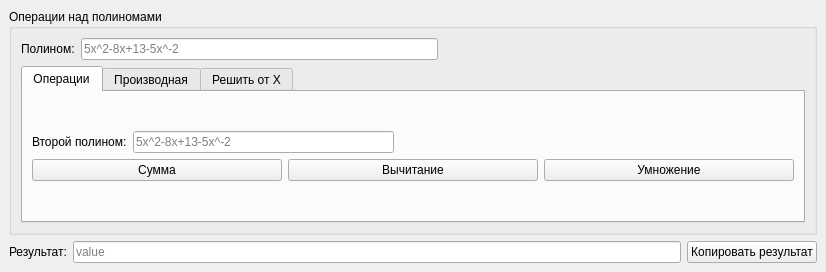
<?xml version="1.0" encoding="UTF-8"?>
<ui version="4.0">
 <class>MainWindow</class>
 <widget class="QMainWindow" name="MainWindow">
  <property name="geometry">
   <rect>
    <x>0</x>
    <y>0</y>
    <width>826</width>
    <height>272</height>
   </rect>
  </property>
  <property name="windowTitle">
   <string>MainWindow</string>
  </property>
  <widget class="QWidget" name="centralwidget">
   <layout class="QVBoxLayout" name="verticalLayout">
    <item>
     <widget class="QGroupBox" name="groupBox_2">
      <property name="title">
       <string>Операции над полиномами</string>
      </property>
      <layout class="QGridLayout" name="gridLayout">
       <item row="0" column="1">
        <widget class="QLineEdit" name="polyInput">
         <property name="placeholderText">
          <string>5x^2-8x+13-5x^-2</string>
         </property>
        </widget>
       </item>
       <item row="0" column="2">
        <spacer name="horizontalSpacer">
         <property name="orientation">
          <enum>Qt::Horizontal</enum>
         </property>
         <property name="sizeHint" stdset="0">
          <size>
           <width>361</width>
           <height>20</height>
          </size>
         </property>
        </spacer>
       </item>
       <item row="0" column="0">
        <widget class="QLabel" name="label">
         <property name="text">
          <string>Полином:</string>
         </property>
        </widget>
       </item>
       <item row="1" column="0" colspan="3">
        <widget class="QTabWidget" name="tabWidget">
         <property name="currentIndex">
          <number>0</number>
         </property>
         <widget class="QWidget" name="tab">
          <attribute name="title">
           <string>Операции</string>
          </attribute>
          <layout class="QVBoxLayout" name="verticalLayout_2">
           <item>
            <spacer name="verticalSpacer_4">
             <property name="orientation">
              <enum>Qt::Vertical</enum>
             </property>
             <property name="sizeHint" stdset="0">
              <size>
               <width>20</width>
               <height>40</height>
              </size>
             </property>
            </spacer>
           </item>
           <item>
            <layout class="QHBoxLayout" name="horizontalLayout">
             <item>
              <widget class="QLabel" name="label_2">
               <property name="text">
                <string>Второй полином:</string>
               </property>
              </widget>
             </item>
             <item>
              <widget class="QLineEdit" name="secondPoly">
               <property name="placeholderText">
                <string>5x^2-8x+13-5x^-2</string>
               </property>
              </widget>
             </item>
             <item>
              <spacer name="horizontalSpacer_2">
               <property name="orientation">
                <enum>Qt::Horizontal</enum>
               </property>
               <property name="sizeHint" stdset="0">
                <size>
                 <width>400</width>
                 <height>20</height>
                </size>
               </property>
              </spacer>
             </item>
            </layout>
           </item>
           <item>
            <layout class="QHBoxLayout" name="horizontalLayout_2">
             <item>
              <widget class="QPushButton" name="polySum">
               <property name="text">
                <string>Сумма</string>
               </property>
              </widget>
             </item>
             <item>
              <widget class="QPushButton" name="polySub">
               <property name="text">
                <string>Вычитание</string>
               </property>
              </widget>
             </item>
             <item>
              <widget class="QPushButton" name="polyMult">
               <property name="text">
                <string>Умножение</string>
               </property>
              </widget>
             </item>
            </layout>
           </item>
           <item>
            <spacer name="verticalSpacer">
             <property name="orientation">
              <enum>Qt::Vertical</enum>
             </property>
             <property name="sizeHint" stdset="0">
              <size>
               <width>20</width>
               <height>40</height>
              </size>
             </property>
            </spacer>
           </item>
          </layout>
         </widget>
         <widget class="QWidget" name="tab_2">
          <attribute name="title">
           <string>Производная</string>
          </attribute>
          <layout class="QGridLayout" name="gridLayout_2">
           <item row="0" column="1">
            <spacer name="verticalSpacer_3">
             <property name="orientation">
              <enum>Qt::Vertical</enum>
             </property>
             <property name="sizeHint" stdset="0">
              <size>
               <width>20</width>
               <height>38</height>
              </size>
             </property>
            </spacer>
           </item>
           <item row="1" column="0">
            <spacer name="horizontalSpacer_3">
             <property name="orientation">
              <enum>Qt::Horizontal</enum>
             </property>
             <property name="sizeHint" stdset="0">
              <size>
               <width>318</width>
               <height>20</height>
              </size>
             </property>
            </spacer>
           </item>
           <item row="1" column="1">
            <widget class="QPushButton" name="derivativeSolve">
             <property name="text">
              <string>Найти производную</string>
             </property>
            </widget>
           </item>
           <item row="1" column="2">
            <spacer name="horizontalSpacer_4">
             <property name="orientation">
              <enum>Qt::Horizontal</enum>
             </property>
             <property name="sizeHint" stdset="0">
              <size>
               <width>317</width>
               <height>20</height>
              </size>
             </property>
            </spacer>
           </item>
           <item row="2" column="1">
            <spacer name="verticalSpacer_2">
             <property name="orientation">
              <enum>Qt::Vertical</enum>
             </property>
             <property name="sizeHint" stdset="0">
              <size>
               <width>20</width>
               <height>38</height>
              </size>
             </property>
            </spacer>
           </item>
          </layout>
         </widget>
         <widget class="QWidget" name="tab_3">
          <attribute name="title">
           <string>Решить от X</string>
          </attribute>
          <layout class="QVBoxLayout" name="verticalLayout_3">
           <item>
            <spacer name="verticalSpacer_6">
             <property name="orientation">
              <enum>Qt::Vertical</enum>
             </property>
             <property name="sizeHint" stdset="0">
              <size>
               <width>20</width>
               <height>40</height>
              </size>
             </property>
            </spacer>
           </item>
           <item>
            <layout class="QHBoxLayout" name="horizontalLayout_4">
             <item>
              <widget class="QLabel" name="label_4">
               <property name="text">
                <string>Значение X:</string>
               </property>
              </widget>
             </item>
             <item>
              <widget class="QLineEdit" name="xInput">
               <property name="placeholderText">
                <string>X</string>
               </property>
              </widget>
             </item>
             <item>
              <widget class="QPushButton" name="xSolve">
               <property name="text">
                <string>Решить</string>
               </property>
              </widget>
             </item>
            </layout>
           </item>
           <item>
            <spacer name="verticalSpacer_5">
             <property name="orientation">
              <enum>Qt::Vertical</enum>
             </property>
             <property name="sizeHint" stdset="0">
              <size>
               <width>20</width>
               <height>40</height>
              </size>
             </property>
            </spacer>
           </item>
          </layout>
         </widget>
        </widget>
       </item>
      </layout>
     </widget>
    </item>
    <item>
     <layout class="QHBoxLayout" name="horizontalLayout_3">
      <item>
       <widget class="QLabel" name="label_3">
        <property name="text">
         <string>Результат:</string>
        </property>
       </widget>
      </item>
      <item>
       <widget class="QLineEdit" name="result">
        <property name="readOnly">
         <bool>true</bool>
        </property>
        <property name="placeholderText">
         <string>value</string>
        </property>
       </widget>
      </item>
      <item>
       <widget class="QPushButton" name="copyResult">
        <property name="text">
         <string>Копировать результат</string>
        </property>
       </widget>
      </item>
     </layout>
    </item>
   </layout>
  </widget>
 </widget>
 <resources/>
 <connections/>
</ui>
